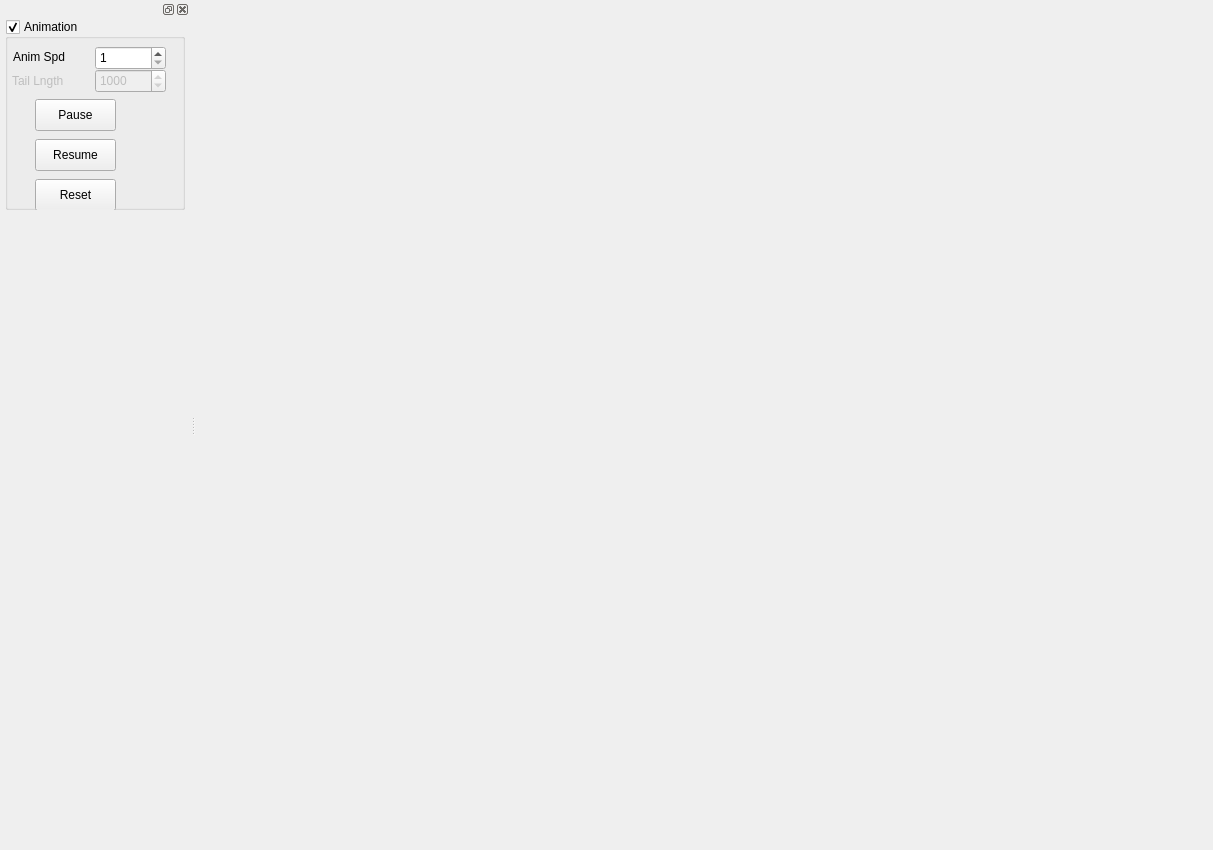
<?xml version="1.0" encoding="UTF-8"?>
<ui version="4.0">
 <class>VASTChallengeUI</class>
 <widget class="QMainWindow" name="VASTChallengeUI">
  <property name="enabled">
   <bool>true</bool>
  </property>
  <property name="geometry">
   <rect>
    <x>0</x>
    <y>0</y>
    <width>1213</width>
    <height>850</height>
   </rect>
  </property>
  <property name="sizePolicy">
   <sizepolicy hsizetype="Expanding" vsizetype="Expanding">
    <horstretch>0</horstretch>
    <verstretch>0</verstretch>
   </sizepolicy>
  </property>
  <property name="windowTitle">
   <string>Lithium Viewer</string>
  </property>
  <widget class="QWidget" name="centralWidget"/>
  <widget class="QMenuBar" name="menuBar">
   <property name="geometry">
    <rect>
     <x>0</x>
     <y>0</y>
     <width>1213</width>
     <height>25</height>
    </rect>
   </property>
  </widget>
  <widget class="QDockWidget" name="dockWidget">
   <property name="minimumSize">
    <size>
     <width>190</width>
     <height>706</height>
    </size>
   </property>
   <attribute name="dockWidgetArea">
    <number>1</number>
   </attribute>
   <widget class="QWidget" name="dockWidgetContents">
    <widget class="QGroupBox" name="groupBox_anim">
     <property name="enabled">
      <bool>true</bool>
     </property>
     <property name="geometry">
      <rect>
       <x>5</x>
       <y>0</y>
       <width>180</width>
       <height>191</height>
      </rect>
     </property>
     <property name="title">
      <string>Animation</string>
     </property>
     <property name="flat">
      <bool>false</bool>
     </property>
     <property name="checkable">
      <bool>true</bool>
     </property>
     <property name="checked">
      <bool>true</bool>
     </property>
     <widget class="QLabel" name="label_2">
      <property name="enabled">
       <bool>true</bool>
      </property>
      <property name="geometry">
       <rect>
        <x>8</x>
        <y>30</y>
        <width>71</width>
        <height>16</height>
       </rect>
      </property>
      <property name="text">
       <string>Anim Spd</string>
      </property>
     </widget>
     <widget class="QSpinBox" name="sb_animSpeed">
      <property name="enabled">
       <bool>true</bool>
      </property>
      <property name="geometry">
       <rect>
        <x>90</x>
        <y>27</y>
        <width>71</width>
        <height>24</height>
       </rect>
      </property>
      <property name="minimum">
       <number>1</number>
      </property>
      <property name="maximum">
       <number>1000</number>
      </property>
      <property name="singleStep">
       <number>1</number>
      </property>
      <property name="value">
       <number>1</number>
      </property>
      <property name="displayIntegerBase">
       <number>10</number>
      </property>
     </widget>
     <widget class="QLabel" name="label_3">
      <property name="enabled">
       <bool>false</bool>
      </property>
      <property name="geometry">
       <rect>
        <x>7</x>
        <y>54</y>
        <width>71</width>
        <height>16</height>
       </rect>
      </property>
      <property name="text">
       <string>Tail Lngth</string>
      </property>
     </widget>
     <widget class="QSpinBox" name="sb_tailLength">
      <property name="enabled">
       <bool>false</bool>
      </property>
      <property name="geometry">
       <rect>
        <x>90</x>
        <y>50</y>
        <width>71</width>
        <height>24</height>
       </rect>
      </property>
      <property name="minimum">
       <number>-1</number>
      </property>
      <property name="maximum">
       <number>20000</number>
      </property>
      <property name="singleStep">
       <number>100</number>
      </property>
      <property name="value">
       <number>1000</number>
      </property>
      <property name="displayIntegerBase">
       <number>10</number>
      </property>
     </widget>
     <widget class="QPushButton" name="pb_animPause">
      <property name="enabled">
       <bool>true</bool>
      </property>
      <property name="geometry">
       <rect>
        <x>30</x>
        <y>80</y>
        <width>81</width>
        <height>32</height>
       </rect>
      </property>
      <property name="text">
       <string>Pause</string>
      </property>
      <property name="checkable">
       <bool>false</bool>
      </property>
     </widget>
     <widget class="QPushButton" name="pb_animResume">
      <property name="enabled">
       <bool>true</bool>
      </property>
      <property name="geometry">
       <rect>
        <x>30</x>
        <y>120</y>
        <width>81</width>
        <height>32</height>
       </rect>
      </property>
      <property name="text">
       <string>Resume</string>
      </property>
      <property name="checkable">
       <bool>false</bool>
      </property>
     </widget>
     <widget class="QPushButton" name="pb_animRestart">
      <property name="enabled">
       <bool>true</bool>
      </property>
      <property name="geometry">
       <rect>
        <x>30</x>
        <y>160</y>
        <width>81</width>
        <height>32</height>
       </rect>
      </property>
      <property name="text">
       <string>Reset</string>
      </property>
      <property name="checkable">
       <bool>false</bool>
      </property>
     </widget>
    </widget>
   </widget>
  </widget>
  <action name="actionPlotLiVal">
   <property name="text">
    <string>Li Value</string>
   </property>
  </action>
  <action name="actionPlotLiPos">
   <property name="text">
    <string>Li Position</string>
   </property>
  </action>
  <action name="actionPlotLiSdVal">
   <property name="text">
    <string>Li's Sd Values</string>
   </property>
  </action>
  <action name="actionPlotLiSdPos">
   <property name="text">
    <string>Li's Sd Positions</string>
   </property>
  </action>
  <action name="actionPlotPers_UvalVsLval">
   <property name="text">
    <string>Uval vs Lval</string>
   </property>
  </action>
  <action name="actionPlotPers_persVsLval">
   <property name="text">
    <string>Pers vs Lval</string>
   </property>
  </action>
  <action name="actionPlotPers_PersVsCPInd">
   <property name="text">
    <string>CP Indx vs Pers</string>
   </property>
  </action>
  <action name="actionPlotLiOxVal">
   <property name="text">
    <string>Li's Ox Values</string>
   </property>
  </action>
  <action name="actionPlotLiOxPos">
   <property name="text">
    <string>Li's Ox Positions</string>
   </property>
  </action>
  <action name="actionPlotOxSdDists">
   <property name="text">
    <string>Ox and Sd Distances</string>
   </property>
  </action>
  <action name="actionLi_Value">
   <property name="text">
    <string>Li Value</string>
   </property>
  </action>
  <action name="actionF_Value">
   <property name="text">
    <string>F Value</string>
   </property>
  </action>
  <action name="actionO_Value">
   <property name="text">
    <string>O Value</string>
   </property>
  </action>
  <action name="actionC_Value">
   <property name="text">
    <string>C Value</string>
   </property>
  </action>
  <action name="actionP_Value">
   <property name="text">
    <string>P Value</string>
   </property>
  </action>
  <action name="actionH_Value">
   <property name="text">
    <string>H Value</string>
   </property>
  </action>
  <action name="actionLi_Position">
   <property name="text">
    <string>Li Position</string>
   </property>
  </action>
  <action name="actionP_Position">
   <property name="text">
    <string>P Position</string>
   </property>
  </action>
  <action name="actionF_Position">
   <property name="text">
    <string>F Position</string>
   </property>
  </action>
  <action name="actionO_Position">
   <property name="text">
    <string>O Position</string>
   </property>
  </action>
  <action name="actionC_Position">
   <property name="text">
    <string>C Position</string>
   </property>
  </action>
  <action name="actionH_Position">
   <property name="text">
    <string>H Position</string>
   </property>
  </action>
  <action name="actionP_Distance">
   <property name="text">
    <string>P Distance</string>
   </property>
  </action>
  <action name="actionF_Distance">
   <property name="text">
    <string>F Distance</string>
   </property>
  </action>
  <action name="actionO_Distance">
   <property name="text">
    <string>O Distance</string>
   </property>
  </action>
  <action name="actionC_Distance">
   <property name="text">
    <string>C Distance</string>
   </property>
  </action>
  <action name="actionH_Distance">
   <property name="text">
    <string>H Distance</string>
   </property>
  </action>
  <action name="actionLi">
   <property name="text">
    <string>Li Value</string>
   </property>
  </action>
  <action name="actionLi_Value_2">
   <property name="text">
    <string>Li Value</string>
   </property>
  </action>
  <action name="actionP_Value_2">
   <property name="text">
    <string>P Value</string>
   </property>
  </action>
  <action name="actionF_Value_2">
   <property name="text">
    <string>F Value</string>
   </property>
  </action>
  <action name="actionO_Value_2">
   <property name="text">
    <string>O Value</string>
   </property>
  </action>
  <action name="actionC_Value_2">
   <property name="text">
    <string>C Value</string>
   </property>
  </action>
  <action name="actionH_Value_2">
   <property name="text">
    <string>H Value</string>
   </property>
  </action>
  <action name="actionLi_P_Distance">
   <property name="text">
    <string>Li-P Distance</string>
   </property>
  </action>
  <action name="actionLi_F_Distance">
   <property name="text">
    <string>Li-F Distance</string>
   </property>
  </action>
  <action name="actionLi_O_Distance">
   <property name="text">
    <string>Li-O Distance</string>
   </property>
  </action>
  <action name="actionLi_C_Distance">
   <property name="text">
    <string>Li-C Distance</string>
   </property>
  </action>
  <action name="actionLi_H_Distance">
   <property name="text">
    <string>Li-H Distance</string>
   </property>
  </action>
  <action name="actionLi_Position_2">
   <property name="text">
    <string>Li Position</string>
   </property>
  </action>
  <action name="actionP_Position_2">
   <property name="text">
    <string>P Position</string>
   </property>
  </action>
  <action name="actionF_Position_2">
   <property name="text">
    <string>F Position</string>
   </property>
  </action>
  <action name="actionO_Position_2">
   <property name="text">
    <string>O Position</string>
   </property>
  </action>
  <action name="actionC_Position_2">
   <property name="text">
    <string>C Position</string>
   </property>
  </action>
  <action name="actionH_Position_2">
   <property name="text">
    <string>H Position</string>
   </property>
  </action>
  <action name="actionPlotLiSdDists">
   <property name="text">
    <string>Li's Sd Distances</string>
   </property>
  </action>
  <action name="actionLi_O_Distance_file">
   <property name="text">
    <string>Li-O Distance (LiO-Distance file)</string>
   </property>
  </action>
  <action name="actionForce_file">
   <property name="text">
    <string>Force Vector file</string>
   </property>
  </action>
  <action name="actionPlotLiVolumes">
   <property name="text">
    <string>3-man's Volumes</string>
   </property>
  </action>
  <action name="actionPlotPers_PersVsCPCount">
   <property name="text">
    <string>Atoms vs Pers</string>
   </property>
  </action>
  <action name="actionPlotLiBarycentric">
   <property name="text">
    <string>Li's Barycentric</string>
   </property>
  </action>
  <action name="actionPlotTetVolume">
   <property name="text">
    <string>Tet's Volume</string>
   </property>
  </action>
  <action name="actionNodesColor_Criticality">
   <property name="checkable">
    <bool>true</bool>
   </property>
   <property name="checked">
    <bool>false</bool>
   </property>
   <property name="text">
    <string>Color by Criticality</string>
   </property>
  </action>
  <action name="actionNodesColor_MatIndex">
   <property name="checkable">
    <bool>true</bool>
   </property>
   <property name="checked">
    <bool>true</bool>
   </property>
   <property name="text">
    <string>Color by Material Index</string>
   </property>
  </action>
  <action name="actionBonds">
   <property name="checkable">
    <bool>true</bool>
   </property>
   <property name="checked">
    <bool>false</bool>
   </property>
   <property name="text">
    <string>Show bonds</string>
   </property>
  </action>
  <action name="actionArcs">
   <property name="checkable">
    <bool>true</bool>
   </property>
   <property name="checked">
    <bool>true</bool>
   </property>
   <property name="text">
    <string>Show arcs</string>
   </property>
  </action>
  <action name="actionMaterial_Paths">
   <property name="checkable">
    <bool>true</bool>
   </property>
   <property name="text">
    <string>Material Paths</string>
   </property>
  </action>
  <action name="actionMatForce_Vectors">
   <property name="text">
    <string>Force Vectors</string>
   </property>
  </action>
  <action name="actionMatTrajectories">
   <property name="text">
    <string>Trajectories</string>
   </property>
  </action>
  <action name="actionNodesColor_MatType">
   <property name="checkable">
    <bool>true</bool>
   </property>
   <property name="text">
    <string>Color by Material Type</string>
   </property>
  </action>
  <action name="actionPlotPers_LiBonds_vs_Pers">
   <property name="text">
    <string>Li Bonds vs Pers</string>
   </property>
  </action>
  <action name="action_XDATCAR_all_file">
   <property name="text">
    <string>Li-O Distance (XDATCAR_all file)</string>
   </property>
  </action>
  <action name="action_XDATCAR_x_file">
   <property name="text">
    <string>Li-O Distance (XDATCAR.x file)</string>
   </property>
  </action>
  <action name="actionNewSim_XDATCAR">
   <property name="text">
    <string>New Sim. XDATCAR</string>
   </property>
  </action>
  <action name="actionNewSim_Histogram">
   <property name="text">
    <string>New Sim. Red's Vel. Histogram</string>
   </property>
  </action>
 </widget>
 <layoutdefault spacing="6" margin="11"/>
 <resources/>
 <connections/>
</ui>
